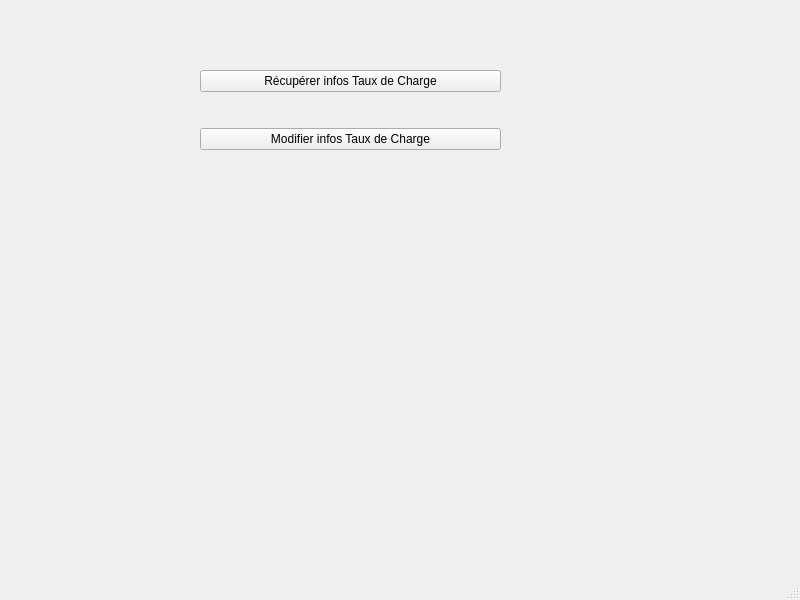
<?xml version="1.0" encoding="UTF-8"?>
<ui version="4.0">
 <class>Choice</class>
 <widget class="QMainWindow" name="Choice">
  <property name="geometry">
   <rect>
    <x>0</x>
    <y>0</y>
    <width>800</width>
    <height>600</height>
   </rect>
  </property>
  <property name="windowTitle">
   <string>MainWindow</string>
  </property>
  <widget class="QWidget" name="centralwidget">
   <widget class="QWidget" name="">
    <property name="geometry">
     <rect>
      <x>200</x>
      <y>40</y>
      <width>301</width>
      <height>141</height>
     </rect>
    </property>
    <layout class="QVBoxLayout" name="verticalLayout">
     <item>
      <widget class="QPushButton" name="recupCharge">
       <property name="text">
        <string>Récupérer infos Taux de Charge</string>
       </property>
      </widget>
     </item>
     <item>
      <widget class="QPushButton" name="modifCharge">
       <property name="text">
        <string>Modifier infos Taux de Charge</string>
       </property>
      </widget>
     </item>
    </layout>
   </widget>
  </widget>
  <widget class="QMenuBar" name="menubar">
   <property name="geometry">
    <rect>
     <x>0</x>
     <y>0</y>
     <width>800</width>
     <height>25</height>
    </rect>
   </property>
  </widget>
  <widget class="QStatusBar" name="statusbar"/>
 </widget>
 <resources/>
 <connections/>
</ui>
